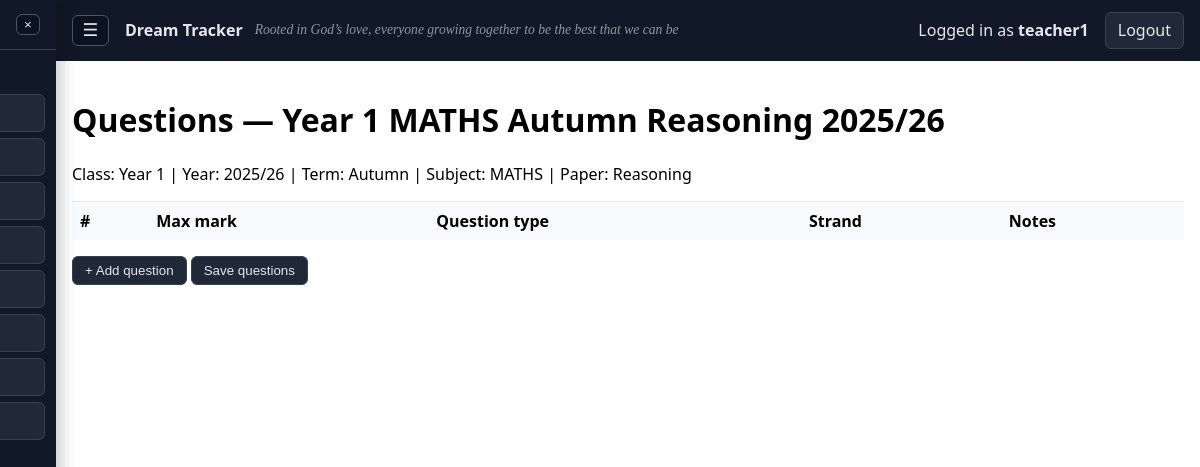
The page /assessments/2/questions (signed in) on the database its author committed.
### models.py (models this page shows, shortened)
class Teacher(UserMixin, db.Model):
    __tablename__ = "teachers"
    id = db.Column(db.Integer, primary_key=True)
    username = db.Column(db.String(80), unique=True, nullable=False)
    password_hash = db.Column(db.String(255), nullable=False)
    class_id = db.Column(db.Integer, db.ForeignKey("classes.id"))
    is_admin = db.Column(db.Boolean, nullable=False, default=False)
    is_active = db.Column(db.Boolean, nullable=False, default=True)
    class_links = db.relationship("TeacherClass", back_populates="teacher", cascade="all, delete-orphan")
    classes = db.relationship("SchoolClass", secondary="teacher_classes", viewonly=True)

class Assessment(db.Model):
    __tablename__ = "assessments"
    id = db.Column(db.Integer, primary_key=True)
    class_id = db.Column(db.Integer, db.ForeignKey("classes.id"), nullable=False)
    academic_year_id = db.Column(db.Integer, db.ForeignKey("academic_years.id"), nullable=False)
    term = db.Column(db.String(10), nullable=False)  # Autumn/Spring/Summer
    subject = db.Column(db.String(20), nullable=False, default="maths", index=True)
    paper = db.Column(db.String(20), nullable=False, default="Arithmetic", index=True)
    title = db.Column(db.String(120), nullable=False)
    template_id = db.Column(db.Integer, db.ForeignKey("paper_templates.id"), nullable=True)
    template_version = db.Column(db.Integer, nullable=True)
    created_at = db.Column(db.DateTime, default=datetime.utcnow)
    klass = db.relationship("SchoolClass")
    academic_year = db.relationship("AcademicYear")
    questions = db.relationship("AssessmentQuestion", backref="assessment", cascade="all, delete-orphan")
    scores = db.relationship("PupilQuestionScore", backref="assessment", cascade="all, delete-orphan")

class SchoolClass(db.Model):
    __tablename__ = "classes"
    id = db.Column(db.Integer, primary_key=True)
    name = db.Column(db.String(80), unique=True, nullable=False)
    year_group = db.Column(db.Integer, nullable=True)  # e.g., 1..13 (Year 1..Year 13)
    is_archived = db.Column(db.Boolean, nullable=False, default=False)
    is_archive = db.Column(db.Boolean, nullable=False, default=False)
    pupils = db.relationship("Pupil", backref="klass", cascade="all, delete-orphan")
    teachers = db.relationship("Teacher", backref="klass", foreign_keys="Teacher.class_id")
    teacher_links = db.relationship("TeacherClass", back_populates="school_class", cascade="all, delete-orphan")

class AcademicYear(db.Model):
    __tablename__ = "academic_years"
    id = db.Column(db.Integer, primary_key=True)
    label = db.Column(db.String(9), unique=True, nullable=False)  # "2025/26"
    start_date = db.Column(db.Date, nullable=True)
    end_date = db.Column(db.Date, nullable=True)
    is_current = db.Column(db.Boolean, default=False, nullable=False)

### app.py (the view, shortened to what this page needs)
    @app.route("/assessments/<int:assessment_id>/questions", methods=["GET", "POST"])
    @login_required
    def assessment_questions(assessment_id):
        a = Assessment.query.get_or_404(assessment_id)
        require_class_access(a.class_id)
        qs = AssessmentQuestion.query.filter_by(assessment_id=a.id).order_by(AssessmentQuestion.number.asc()).all()
        return render_template("assessment_questions.html", assessment=a, questions=qs)

### templates/assessment_questions.html (shortened to what this page needs)
{% extends "layout.html" %}
{% block content %}
<h1>Questions — {{ assessment.title }}</h1>
<p>Class: {{ assessment.klass.name }} | Year: {{ assessment.academic_year.label }} | Term: {{ assessment.term }} | Subject: {{ assessment.subject|upper }} | Paper: {{ assessment.paper }}</p>
<form method="post">
  <table class="table-sticky">
    <thead><tr><th>#</th><th>Max mark</th><th>Question type</th><th>Strand</th><th>Notes</th></tr></thead>
  </table>
  <p>
    <button class="button" type="button" onclick="addRow()">+ Add question</button>
    <button class="button" type="submit">Save questions</button>
  </p>
</form>
{% endblock %}

### templates/layout.html (shortened to what this page needs)
<!doctype html>
<html lang="en">
<head>
</head>
<body>
  {% set sidebar_params = namespace(values={}) %}
  {% for key in ['year','term','class','gender','pp','laps','svc','min_pct','max_pct','band'] %}
    {% if request.args.get(key) %}
      {% set _ = sidebar_params.values.update({key: request.args.get(key)}) %}
    {% endif %}
  {% endfor %}
  {% set sidebar_subject = request.view_args.get('subject') if request.view_args and request.view_args.get('subject') else request.args.get('subject', 'maths') %}
  {% set sidebar_mode = request.args.get('mode', 'table' if current_user.is_admin else 'home') %}
  {% set reports_href = url_for('reports', **sidebar_params.values) %}
  {% set is_year6_menu = y6_nav is not none %}
  {% if current_user.is_authenticated %}
    <div id="sidebarHoverZone" class="hover-zone" aria-hidden="true"></div>
    <aside id="sidebar" class="sidebar" aria-label="Main menu">
      <div class="sidebar-head">
        <button id="menuCloseBtn" class="sidebar-close" aria-label="Close menu" type="button">×</button>
      </div>
      <nav class="sidebar-nav">
        <div class="section-title">Teacher</div>
        {% if is_year6_menu %}
          <a class="sidebar-link {{ 'active' if request.endpoint == 'y6_home' or (request.endpoint == 'dashboard' and sidebar_mode == 'home') else '' }}" href="{{ url_for('y6_home', **sidebar_params.values) }}">Home</a>
          <a class="sidebar-link {{ 'active' if request.endpoint in ['y6_sats_tracker', 'sats_page'] else '' }}" href="{{ url_for('y6_sats_tracker', **sidebar_params.values) }}">SATs Tracker</a>
          <a class="sidebar-link {{ 'active' if request.endpoint in ['y6_writing', 'writing_dashboard'] or (request.endpoint == 'dashboard' and sidebar_subject == 'writing') else '' }}" href="{{ url_for('y6_writing', **sidebar_params.values) }}">Writing</a>
          <a class="sidebar-link {{ 'active' if request.endpoint in ['y6_reports', 'reports'] else '' }}" href="{{ url_for('y6_reports', **sidebar_params.values) }}">Reports</a>
        {% else %}
          <a class="sidebar-link {{ 'active' if request.endpoint == 'dashboard' and sidebar_mode == 'home' else '' }}" href="{{ url_for('dashboard', subject='maths', mode='home', **sidebar_params.values) }}">Home</a>
          <a class="sidebar-link {{ 'active' if request.endpoint == 'dashboard' and sidebar_mode == 'table' and sidebar_subject == 'maths' else '' }}" href="{{ url_for('dashboard', subject='maths', mode='table', **sidebar_params.values) }}">Maths</a>
          <a class="sidebar-link {{ 'active' if request.endpoint == 'dashboard' and sidebar_mode == 'table' and sidebar_subject == 'reading' else '' }}" href="{{ url_for('dashboard', subject='reading', mode='table', **sidebar_params.values) }}">Reading</a>
          <a class="sidebar-link {{ 'active' if request.endpoint == 'dashboard' and sidebar_mode == 'table' and sidebar_subject == 'spag' else '' }}" href="{{ url_for('dashboard', subject='spag', mode='table', **sidebar_params.values) }}">SPaG</a>
          <a class="sidebar-link {{ 'active' if request.endpoint == 'dashboard' and sidebar_mode == 'table' and sidebar_subject == 'writing' else '' }}" href="{{ url_for('dashboard', subject='writing', mode='table', **sidebar_params.values) }}">Writing</a>
          <a class="sidebar-link {{ 'active' if request.endpoint == 'assessments' else '' }}" href="{{ url_for('assessments') }}">GAP</a>
          <a class="sidebar-link {{ 'active' if request.endpoint == 'interventions' else '' }}" href="{{ url_for('interventions') }}">Interventions</a>
          <a class="sidebar-link {{ 'active' if request.endpoint == 'reports' else '' }}" href="{{ reports_href }}">Reports</a>
        {% endif %}
      </nav>
    </aside>
  {% endif %}
  <header class="bar">
    {% if current_user.is_authenticated %}
      <button id="menuBtn" class="menu-btn" aria-label="Open menu" type="button">☰</button>
    {% endif %}
    <div class="brand-wrap">
      <a class="brand" href="{{ url_for('index') }}">Dream Tracker</a>
      <span class="school-motto">Rooted in God’s love, everyone growing together to be the best that we can be</span>
    </div>
    {% if current_user.is_authenticated %}
      <span>Logged in as <strong>{{ current_user.username }}</strong></span>
      <a class="button" href="{{ url_for('logout') }}">Logout</a>
    {% else %}
      <a class="button" href="{{ url_for('login') }}">Login</a>
    {% endif %}
  </header>
  <main>
    {% block content %}{% endblock %}
  </main>
</body>
</html>

### templates/layout.html (style rules this page uses)
html, body { height: 100%; }
body { font-family: system-ui, -apple-system, Segoe UI, Roboto, Arial, sans-serif; margin: 0; padding: 0; display: block; width: 100%; overflow-x: hidden; }
header.bar { display: flex; align-items: center; flex-wrap: wrap; gap: 1rem; padding: 0.75rem 1rem; background: #111827; color: #e5e7eb; width: 100%; box-sizing: border-box; }
header.bar .brand { color: #e5e7eb; text-decoration: none; font-weight: 700; white-space: nowrap; }
header.bar .brand-wrap { display: inline-flex; align-items: center; position: relative; }
.school-motto { position: absolute; left: calc(100% + 0.75rem); font-family: "Georgia", "Times New Roman", cursive; font-style: italic; font-size: 0.85rem; color: #9ca3af; white-space: nowrap; opacity: 0.9; }
.menu-btn { border: 1px solid #4b5563; border-radius: 6px; background: #0b1220; color: #e5e7eb; font-size: 1.1rem; line-height: 1; padding: 0.35rem 0.6rem; cursor: pointer; }
header.bar a { color: #e5e7eb; text-decoration: none; }
.sidebar { position: fixed; top: 0; left: 0; height: 100vh; width: 260px; background: #111827; color: #e5e7eb; z-index: 30; box-shadow: 3px 0 18px rgba(0, 0, 0, 0.25); transform: translateX(-204px); transition: transform 0.2s ease; overflow-y: auto; }
.hover-zone { position: fixed; top: 0; left: 0; bottom: 0; width: 20px; z-index: 25; background: transparent; }
.sidebar-head { display: flex; align-items: center; justify-content: space-between; padding: 0.85rem 1rem; border-bottom: 1px solid #374151; font-weight: 700; }
.sidebar-close { border: 1px solid #4b5563; border-radius: 6px; background: #0b1220; color: #e5e7eb; line-height: 1; padding: 0.2rem 0.45rem; cursor: pointer; }
.sidebar-nav { display: flex; flex-direction: column; gap: 0.35rem; padding: 0.7rem; }
.sidebar-nav .section-title { color: #9ca3af; font-size: 0.8rem; text-transform: uppercase; letter-spacing: 0.02em; margin: 0.45rem 0 0.1rem; padding: 0 0.45rem; }
.sidebar-link { color: #e5e7eb; text-decoration: none; border: 1px solid #374151; border-radius: 6px; background: #1f2937; padding: 0.45rem 0.6rem; white-space: nowrap; overflow: hidden; text-overflow: ellipsis; }
a.button, button.button, .button { display: inline-block; padding: 0.4rem 0.75rem; border: 1px solid #374151; border-radius: 6px; background: #1f2937; color: #e5e7eb; white-space: nowrap; }
main { padding: 1rem; }
body.has-sidebar main, body.has-sidebar header.bar { padding-left: calc(56px + 1rem); }
table { width: 100%; border-collapse: collapse; }
th, td { padding: 0.5rem; border-top: 1px solid #e5e7eb; text-align: left; vertical-align: top; }
th { background: #f9fafb; }
.table-sticky thead th { position: sticky; top: 0; z-index: 2; }

### rows shown on the page
Teacher: username "teacher1"
Assessment: title "Year 1 MATHS Autumn Reasoning 2025/26", term "Autumn", subject "MATHS", paper "Reasoning"
SchoolClass: klass.name "Year 1"
AcademicYear: academic_year.label "2025/26"
